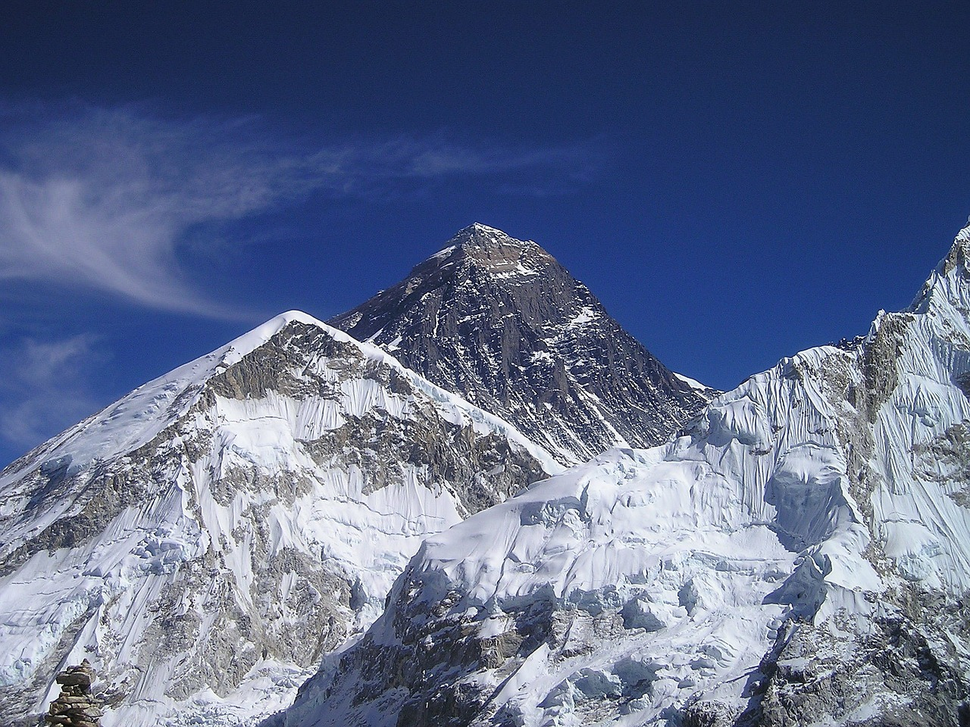
#> input picture Computer Vision Assignments/CVSN1/hill.png, 970 x 727 px, shrunk from 1280 x 960 before the run
$ jupyter execute 'CVSN Assignment 1 V2.ipynb'
#> lines starting #> are read from the running program, lines starting #| are printed output that depends on the picture
[cell 1]
import numpy as np
import matplotlib.pyplot as plt
import matplotlib.image as mpimg
from PIL import Image

# Problem 1

[cell 2]
def rgb2gray(rgb):
    return np.dot(rgb[...,:3], [0.2989, 0.5870, 0.1140])

[cell 3]
img = mpimg.imread('hill.png')
#> img is the input picture: shape (727, 970, 4) float32; mean R, G, B, A 0.377, 0.425, 0.549, 1
gray = rgb2gray(img)
#> in rgb2gray, `return np.dot(rgb[...,:3], [0.2989, 0.5870, 0.1140])`:
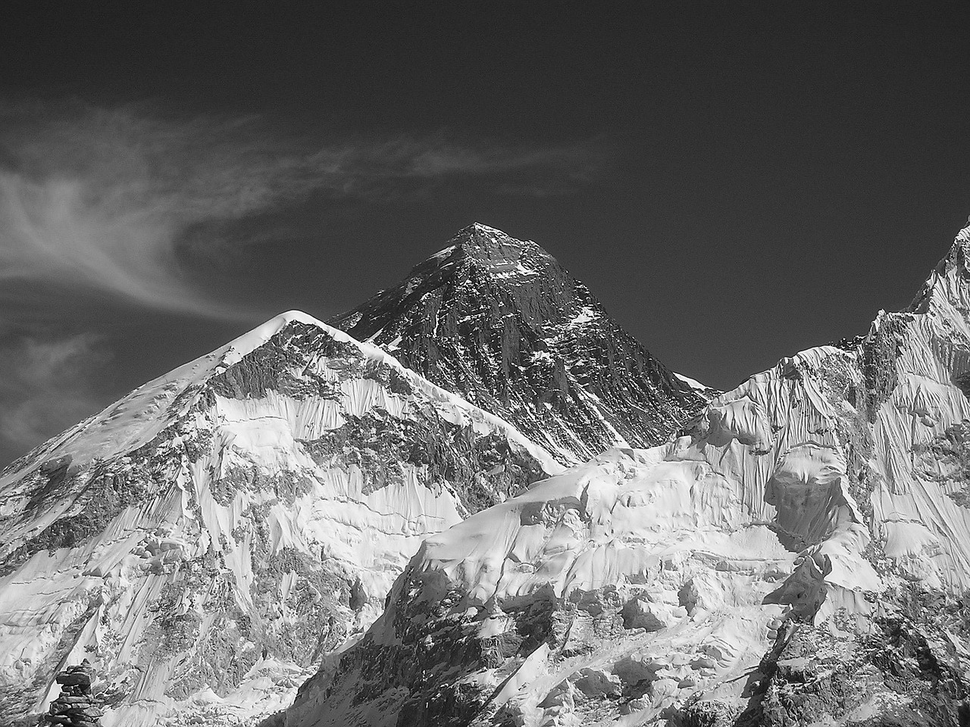
#> returned value: shape (727, 970) float64; min 0, max 1, mean 0.425
plt.imshow(gray, cmap=plt.get_cmap('gray'), vmin=0, vmax=1)
plt.show()


$ run again, with Computer Vision Assignments/CVSN1/cheetah.png copied over Computer Vision Assignments/CVSN1/hill.png
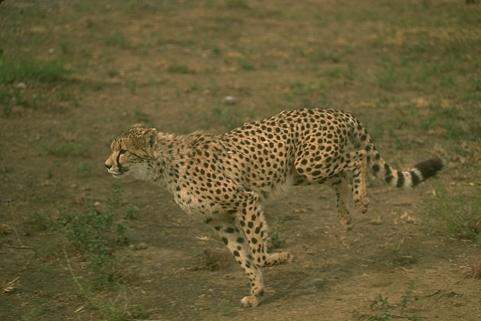
#> input picture Computer Vision Assignments/CVSN1/cheetah.png, 481 x 321 px
#> img is the input picture: shape (321, 481, 4) float32; mean R, G, B, A 0.404, 0.364, 0.215, 1
#> in rgb2gray, `return np.dot(rgb[...,:3], [0.2989, 0.5870, 0.1140])`:
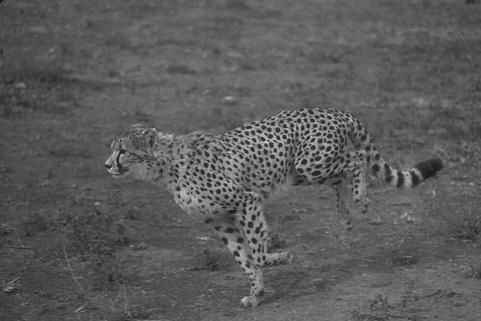
#> returned value: shape (321, 481) float64; min 0.0582, max 0.871, mean 0.359
